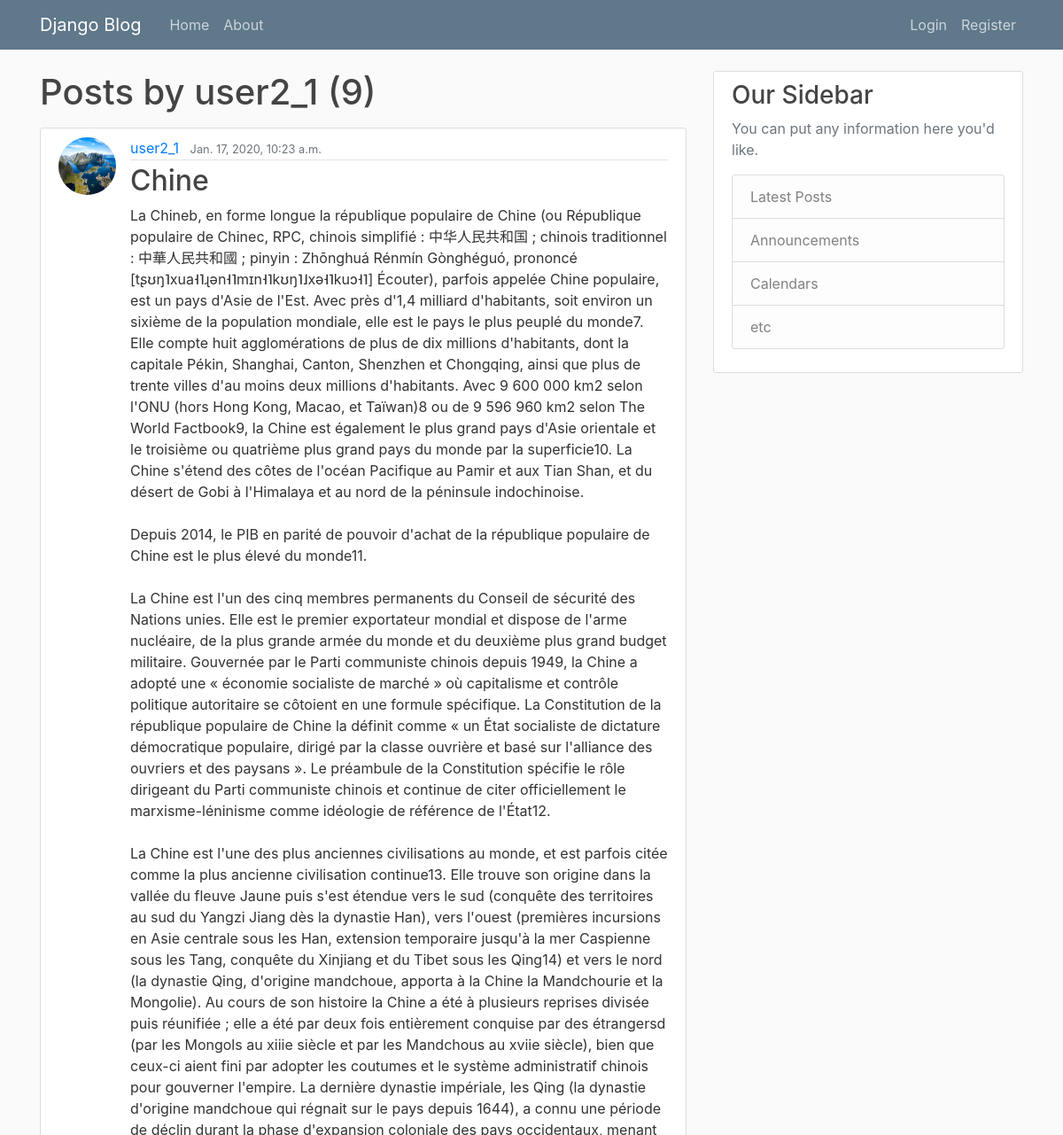
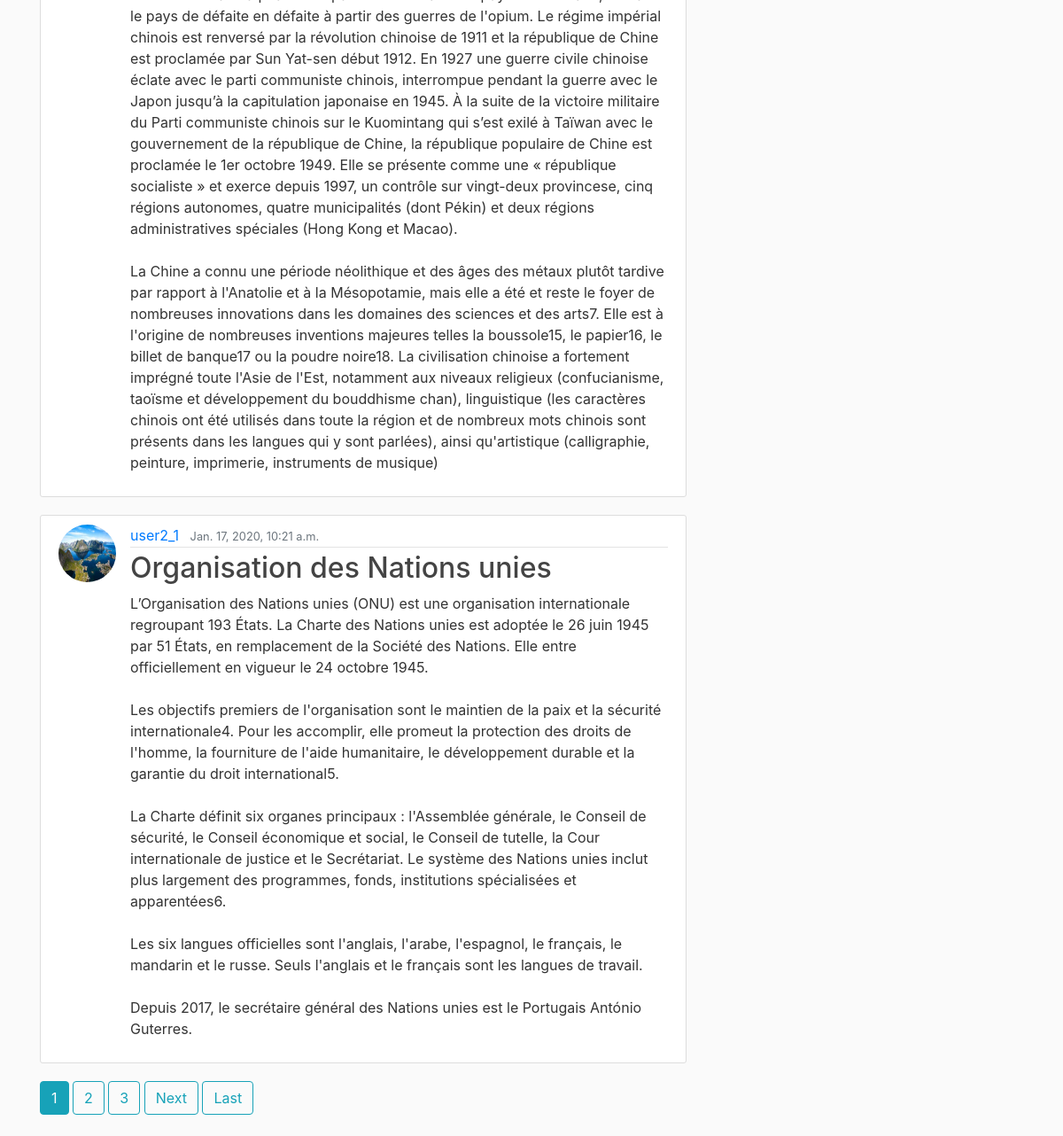
The page /post/user2_1 on the database its author committed (2 pictures, top to bottom).
### blog/models.py (models this page shows, shortened)
class Post(models.Model):
    title = models.CharField(max_length=100)
    content = models.TextField()
    post_date = models.DateTimeField(default=timezone.now)
    author = models.ForeignKey(User, on_delete=models.CASCADE)

### register/models.py (models this page shows, shortened)
class Profile(models.Model):
    user = models.OneToOneField(User, on_delete=models.CASCADE)
    image = models.ImageField(default='default.jpg', upload_to='profile_pics')

### blog/views.py (the view)
# urls.py: path('post/<str:username>', UserPostListView.as_view(), name='user-posts'),
class UserPostListView(ListView):
    model = Post
    template_name = 'blog/user_posts.html'
    context_object_name = 'posts1'
    ordering = ['-post_date']
    paginate_by = 2
    def get_queryset(self):
        user = get_object_or_404(User,username=self.kwargs.get('username'))
        return Post.objects.filter(author=user).order_by('-post_date')

### blog/templates/blog/user_posts.html (shortened to what this page needs)
{% extends 'blog/base.html' %}
{% load crispy_forms_tags %}
{% block content %}
    <h1 class="mb-3">Posts by {{ view.kwargs.username }} ({{ page_obj.paginator.count }})</h1>
    {% for post in posts1 %}
        <article class="media content-section">
            <img class="rounded-circle article-img" src="{{ post.author.profile.image.url }}">
            <div class="media-body">
                <div class="article-metadata">
                    <a class="mr-2" href="{% url 'user-posts' post.author.username %}">{{ post.author }}</a>
                    <small class="text-muted">{{ post.post_date }}</small>
                </div>
                <h2><a class="article-title" href="{% url 'post-detail' post.id %}">{{ post.title }}</a></h2>
                <p class="article-content">{{ post.content }}</p>
            </div>
        </article>
    {% endfor %}
    {% if is_paginated %}
        {% for num in page_obj.paginator.page_range %}
            {% if page_obj.number == num %}
                <a class="btn btn-info mb-4" href="?page={{ num }}">{{ num }}</a>
            {% elif num > page_obj.number|add:'-3' and num < page_obj.number|add:'3' %}
                <a class="btn btn-outline-info mb-4" href="?page={{ num }}">{{ num }}</a>
            {% endif %}
        {% endfor %}
        {% if page_obj.has_next %}
            <a class="btn btn-outline-info mb-4" href="?page={{ page_obj.next_page_number }}">Next</a>
            <a class="btn btn-outline-info mb-4" href="?page={{ page_obj.paginator.num_pages }}">Last</a>
        {% endif %}
    {% endif %}
{% endblock content %}

### blog/static/blog/main.css (style rules this page uses)
body { background: #fafafa; color: #333333; margin-top: 5rem; }
h1, h2, h3, h4, h5, h6 { color: #444444; }
.content-section { background: #ffffff; padding: 10px 20px; border: 1px solid #dddddd; border-radius: 3px; margin-bottom: 20px; }
.article-title { color: #444444; }
.article-content { white-space: pre-line; }
.article-img { height: 65px; width: 65px; margin-right: 16px; }
.article-metadata { padding-bottom: 1px; margin-bottom: 4px; border-bottom: 1px solid #e3e3e3 }

### rows shown on the page
Post: author.profile.image (picture), author "user2_1", post_date "Jan. 17, 2020, 10:23 a.m.", title "Chine", content "La Chineb, en forme longue la république populaire de Chine (ou République populaire de Chinec, RPC, chinois simplifié : 中华人民共和国 ; chinois traditionnel : 中華人民共和國 ; pinyin : Zhōnghuá Rénmín Gònghéguó, prononcé [tʂʊŋ˥xua˧˥ɻən˧˥mɪn˧˥kʊŋ˥˩xə˧˥kuɔ˧˥] Écouter), parfois appelée Chine populaire, est un pays d'Asie de l'Est. Avec près d'1,4 milliard d'habitants, soit environ un sixième de la population mondiale, elle est le pays le plus peuplé du monde7. Elle compte huit agglomérations de plus de dix millions d'habitants, dont la capitale Pékin, Shanghai, Canton, Shenzhen et Chongqing, ainsi que plus de trente villes d'au moins deux millions d'habitants. Avec 9 600 000 km2 selon l'ONU (hors Hong…"
Post: author.profile.image (picture), author "user2_1", post_date "Jan. 17, 2020, 10:21 a.m.", title "Organisation des Nations unies", content "L’Organisation des Nations unies (ONU) est une organisation internationale regroupant 193 États. La Charte des Nations unies est adoptée le 26 juin 1945 par 51 États, en remplacement de la Société des Nations. Elle entre officiellement en vigueur le 24 octobre 1945. Les objectifs premiers de l'organisation sont le maintien de la paix et la sécurité internationale4. Pour les accomplir, elle promeut la protection des droits de l'homme, la fourniture de l'aide humanitaire, le développement durable et la garantie du droit international5. La Charte définit six organes principaux : l'Assemblée générale, le Conseil de sécurité, le Conseil économique et social, le Conseil de tutelle, la Cour…"

### other values the page prints
{{ view.kwargs.username }} "user2_1"
{{ page_obj.paginator.count }} "9"
{{ num }} "1"
{{ num }} "2" "3"
